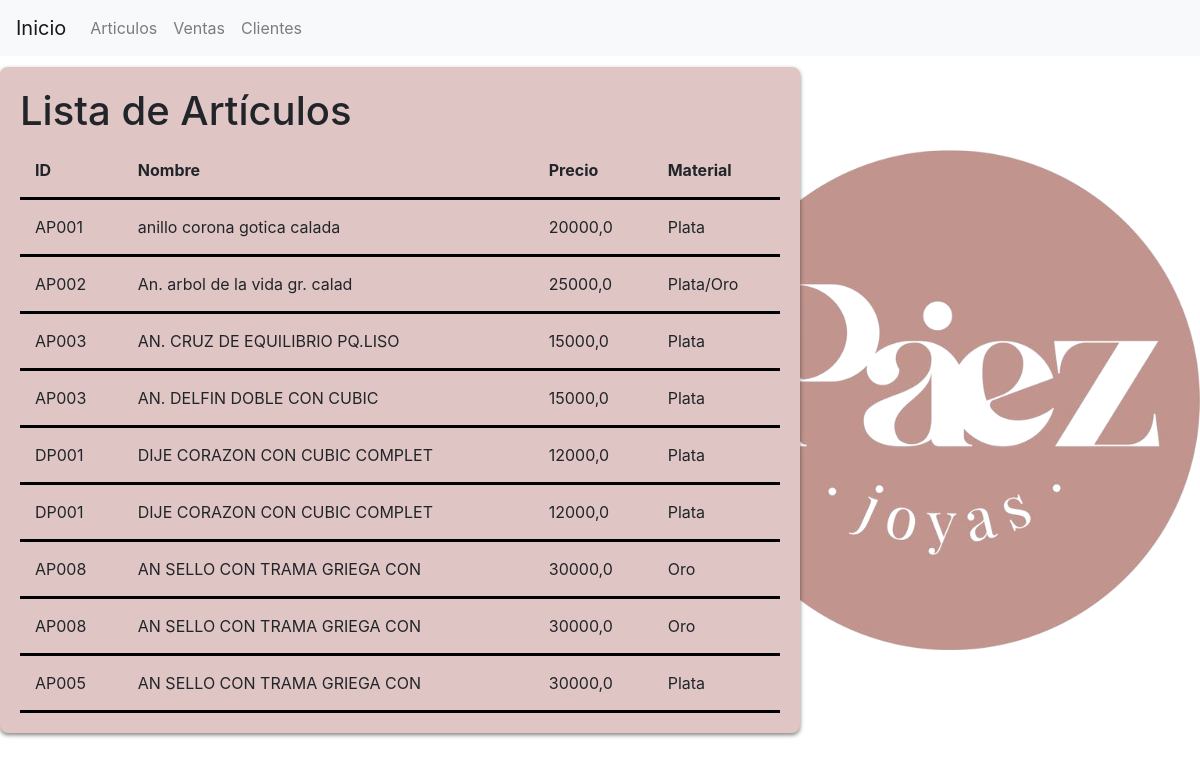
The app's page /AppJoyeria/leerArt/ with its own data.
### AppJoyeria/models.py (models this page shows, shortened)
class Articulo(models.Model):
    idArt=models.CharField(max_length=5)#A****
    nomArt=models.CharField(max_length=30)
    precioArt=models.FloatField()
    material=models.CharField(max_length=10)

### AppJoyeria/views.py (the view)
# urls.py: path('leerArt/',views.leerArticulos,name="leerArticulos"),
def leerArticulos(request):
    articulos = Articulo.objects.all() #trae todos los Articulos
    contexto= {"articulos":articulos}
    return render(request, "AppJoyeria/leerArticulos.html",contexto)

### AppJoyeria/templates/AppJoyeria/leerArticulos.html (shortened to what this page needs)
{% extends "AppJoyeria/base.html" %}
{% load static %}
{% block contenidoQueCambia %}
<div class="container">
    <div class="table-container">
        <h1>Lista de Artículos</h1>
        <table>
            <thead>
                <tr>
                    <th>ID</th>
                    <th>Nombre</th>
                    <th>Precio</th>
                    <th>Material</th>
                </tr>
            </thead>
            <tbody>
                {% for a in articulos %}
                    <tr>
                        <td>{{ a.idArt }}</td>
                        <td>{{ a.nomArt }}</td>
                        <td>{{ a.precioArt }}</td>
                        <td>{{ a.material }}</td>
                    </tr>
                {% endfor %}
            </tbody>
        </table>
    </div>
</div>
{% endblock contenidoQueCambia %}

### AppJoyeria/templates/AppJoyeria/base.html (shortened to what this page needs)
{% load static %}
<!DOCTYPE html>
<html lang="es">
<head>
    <link rel="stylesheet" href="{% static 'AppJoyeria/css/style.css' %}">
    <link rel="stylesheet" href="https://maxcdn.bootstrapcdn.com/bootstrap/4.5.2/css/bootstrap.min.css">
</head>
<body>
    <nav class="navbar navbar-expand-lg navbar-light bg-light">
        <a class="navbar-brand" href="{% url 'inicio' %}">Inicio</a>
        <div class="collapse navbar-collapse" id="navbarNav">
            <ul class="navbar-nav">
                <li class="nav-item">
                    <a class="nav-link" href="{% url 'articulos' %}">Articulos</a>
                </li>
                <li class="nav-item">
                    <a class="nav-link" href="{% url 'ventas' %}">Ventas</a>
                </li>
                <li class="nav-item">
                    <a class="nav-link" href="{% url 'clientes' %}">Clientes</a>
                </li>
            </ul>
        </div>
    </nav>
    {% block contenidoQueCambia %}
    {% endblock contenidoQueCambia %}
    <div class="side-image">
        <img src="{% static 'AppJoyeria/imagenes/1-removebg-preview.png' %}" alt="Logo" class="img-fluid">
    </div>
</body>
</html>

### AppJoyeria/static/AppJoyeria/css/style.css (style rules this page uses)
body { font-family: Arial, sans-serif; margin: 0; padding: 0; background-color: #c7a9a1d2; }
.navbar { position: fixed; top: 0; right: 0; left: 0; z-index: 500; }
.side-image { position: fixed; top: 50%; right: 0; transform: translateY(-50%); width: 50%; max-width: 500px; min-width: 200px; height: auto; z-index: 100; }
.side-image img { width: 100%; height: auto; transition: width 0.3s ease-in-out; }
.table-container { margin: 0; padding: 20px; background-color: #e0c5c5; border-radius: 8px; box-shadow: 0 2px 4px rgba(0,0,0,0.5); width: 800px; position: absolute; left: 0; top: 50%; transform: translateY(-50%); z-index: 200; }
table { width: 100%; border-collapse: collapse; }
thead { background-color: #e0c5c5; }
th, td { padding: 15px; text-align: left; border-bottom: 3px solid #000000; }
th { background-color: #e0c5c5; }

### records on screen
Articulo: idArt "AP001", nomArt "anillo corona gotica calada", precioArt "20000,0", material "Plata"
Articulo: idArt "AP002", nomArt "An. arbol de la vida gr. calad", precioArt "25000,0", material "Plata/Oro"
Articulo: idArt "AP003", nomArt "AN. CRUZ DE EQUILIBRIO PQ.LISO", precioArt "15000,0", material "Plata"
Articulo: idArt "AP003", nomArt "AN. DELFIN DOBLE CON CUBIC", precioArt "15000,0", material "Plata"
Articulo: idArt "DP001", nomArt "DIJE CORAZON CON CUBIC COMPLET", precioArt "12000,0", material "Plata"
Articulo: idArt "DP001", nomArt "DIJE CORAZON CON CUBIC COMPLET", precioArt "12000,0", material "Plata"
Articulo: idArt "AP008", nomArt "AN SELLO CON TRAMA GRIEGA CON", precioArt "30000,0", material "Oro"
Articulo: idArt "AP008", nomArt "AN SELLO CON TRAMA GRIEGA CON", precioArt "30000,0", material "Oro"
Articulo: idArt "AP005", nomArt "AN SELLO CON TRAMA GRIEGA CON", precioArt "30000,0", material "Plata"
